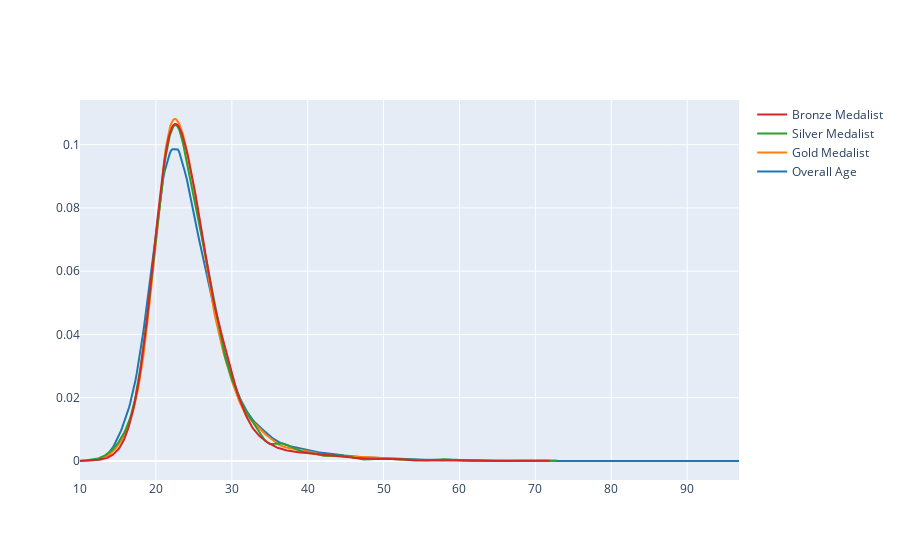

Notebook code for this chart:
### Code cell
fig=ff.create_distplot([x1,x2,x3,x4],['Overall Age','Gold Medalist','Silver Medalist','Bronze Medalist'],show_hist=False,show_rug=False)
fig.show()

### Figure 1 — Plotly figure (JSON) as saved in the notebook; plotly's stock layout.template omitted (floating-point values rounded to 4 significant figures; data arrays with more than 128 entries replaced by an {"elided": "..."} marker saying what was removed)
{"data": [{"legendgroup": "Overall Age", "marker": {"color": "rgb(31, 119, 180)"}, "mode": "lines", "name": "Overall Age", "showlegend": true, "type": "scatter", "x": {"elided": "500 float values"}, "xaxis": "x", "y": {"elided": "500 float values"}, "yaxis": "y"}, {"legendgroup": "Gold Medalist", "marker": {"color": "rgb(255, 127, 14)"}, "mode": "lines", "name": "Gold Medalist", "showlegend": true, "type": "scatter", "x": {"elided": "500 float values"}, "xaxis": "x", "y": {"elided": "500 float values"}, "yaxis": "y"}, {"legendgroup": "Silver Medalist", "marker": {"color": "rgb(44, 160, 44)"}, "mode": "lines", "name": "Silver Medalist", "showlegend": true, "type": "scatter", "x": {"elided": "500 float values"}, "xaxis": "x", "y": {"elided": "500 float values"}, "yaxis": "y"}, {"legendgroup": "Bronze Medalist", "marker": {"color": "rgb(214, 39, 40)"}, "mode": "lines", "name": "Bronze Medalist", "showlegend": true, "type": "scatter", "x": {"elided": "500 float values"}, "xaxis": "x", "y": {"elided": "500 float values"}, "yaxis": "y"}], "layout": {"barmode": "overlay", "hovermode": "closest", "legend": {"traceorder": "reversed"}, "xaxis": {"anchor": "y2", "domain": [0, 1], "zeroline": false}, "yaxis": {"anchor": "free", "domain": [0, 1], "position": 0}}}
